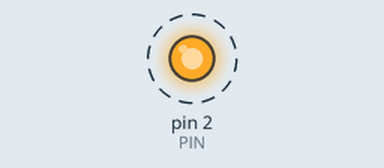
Simulated run of this sketch. Board: Arduino Uno, built with avr-gcc and run on an emulated ATmega328P. Shown: output pins drawn as LEDs (lit = HIGH). Dashed ring = blinking.

Above: at 0.2 s.
Timing chart, 0 to 3.0 s (numbered marks = the images above):
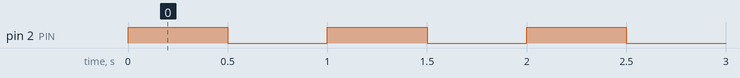

The sketch:

led_blink.ino
```cpp
const int PIN = 2;

void setup() {
  // initialize digital pin GPIO18 as an output.
  pinMode(PIN, OUTPUT);
}

// the loop function runs over and over again forever
void loop() {
  digitalWrite(PIN, HIGH); // turn the LED on
  delay(500);             // wait for 500 milliseconds
  digitalWrite(PIN, LOW);  // turn the LED off
  delay(500);             // wait for 500 milliseconds
}
```

Measured:
- by itself, pin 2 (PIN): alternates HIGH for 0.50 s and LOW for 0.50 s
